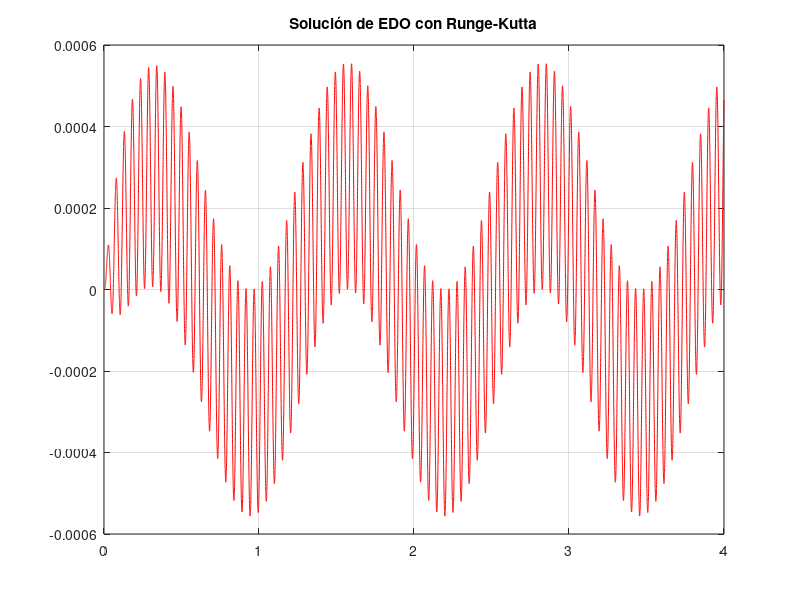

Source code (MATLAB):
function ej_parcial
clc,clear
% Datos
y10=0;
y20=0;
t0=0;
fs=5000
Dt=1/fs;
NDt=fs*4;
w=1/2; % Euler mejorado
% Inicialización variables
t=zeros(1,NDt);
y=zeros(2,NDt);
b=load("p1_3k9_01.txt","-ascii");
k1=zeros(2,1);
k2=zeros(2,1);
% Inicialización del primer estado
t(1)=t0;
y(1,1)=y10;
y(2,1)=y20;
% Runge-Kutta 2do orden
for j=1:NDt-1
   k1=Dt*f_sist_1(y(:,j),t(j),b(j));
     tg=t(j)+Dt/(2*w);
     yg=y(:,j)+k1/(2*w);
   k2= Dt*f_sist_1(yg,tg,b(j));
   y(:,j+1)= y(:,j) + (1-w)*k1 + w*k2;
   t(j+1)= t(j) + Dt;
end
figure(1)
plot(t,y(1,:),'r');
title ('Solución de EDO con Runge-Kutta')
grid on

end
function [fy]=f_sist_1(z,x,b)
  fy(1,1)=(0*z(1) + 1*z(2));
  fy(2,1)=(-14400*z(1)+(-24)*z(2)) + b;
end
